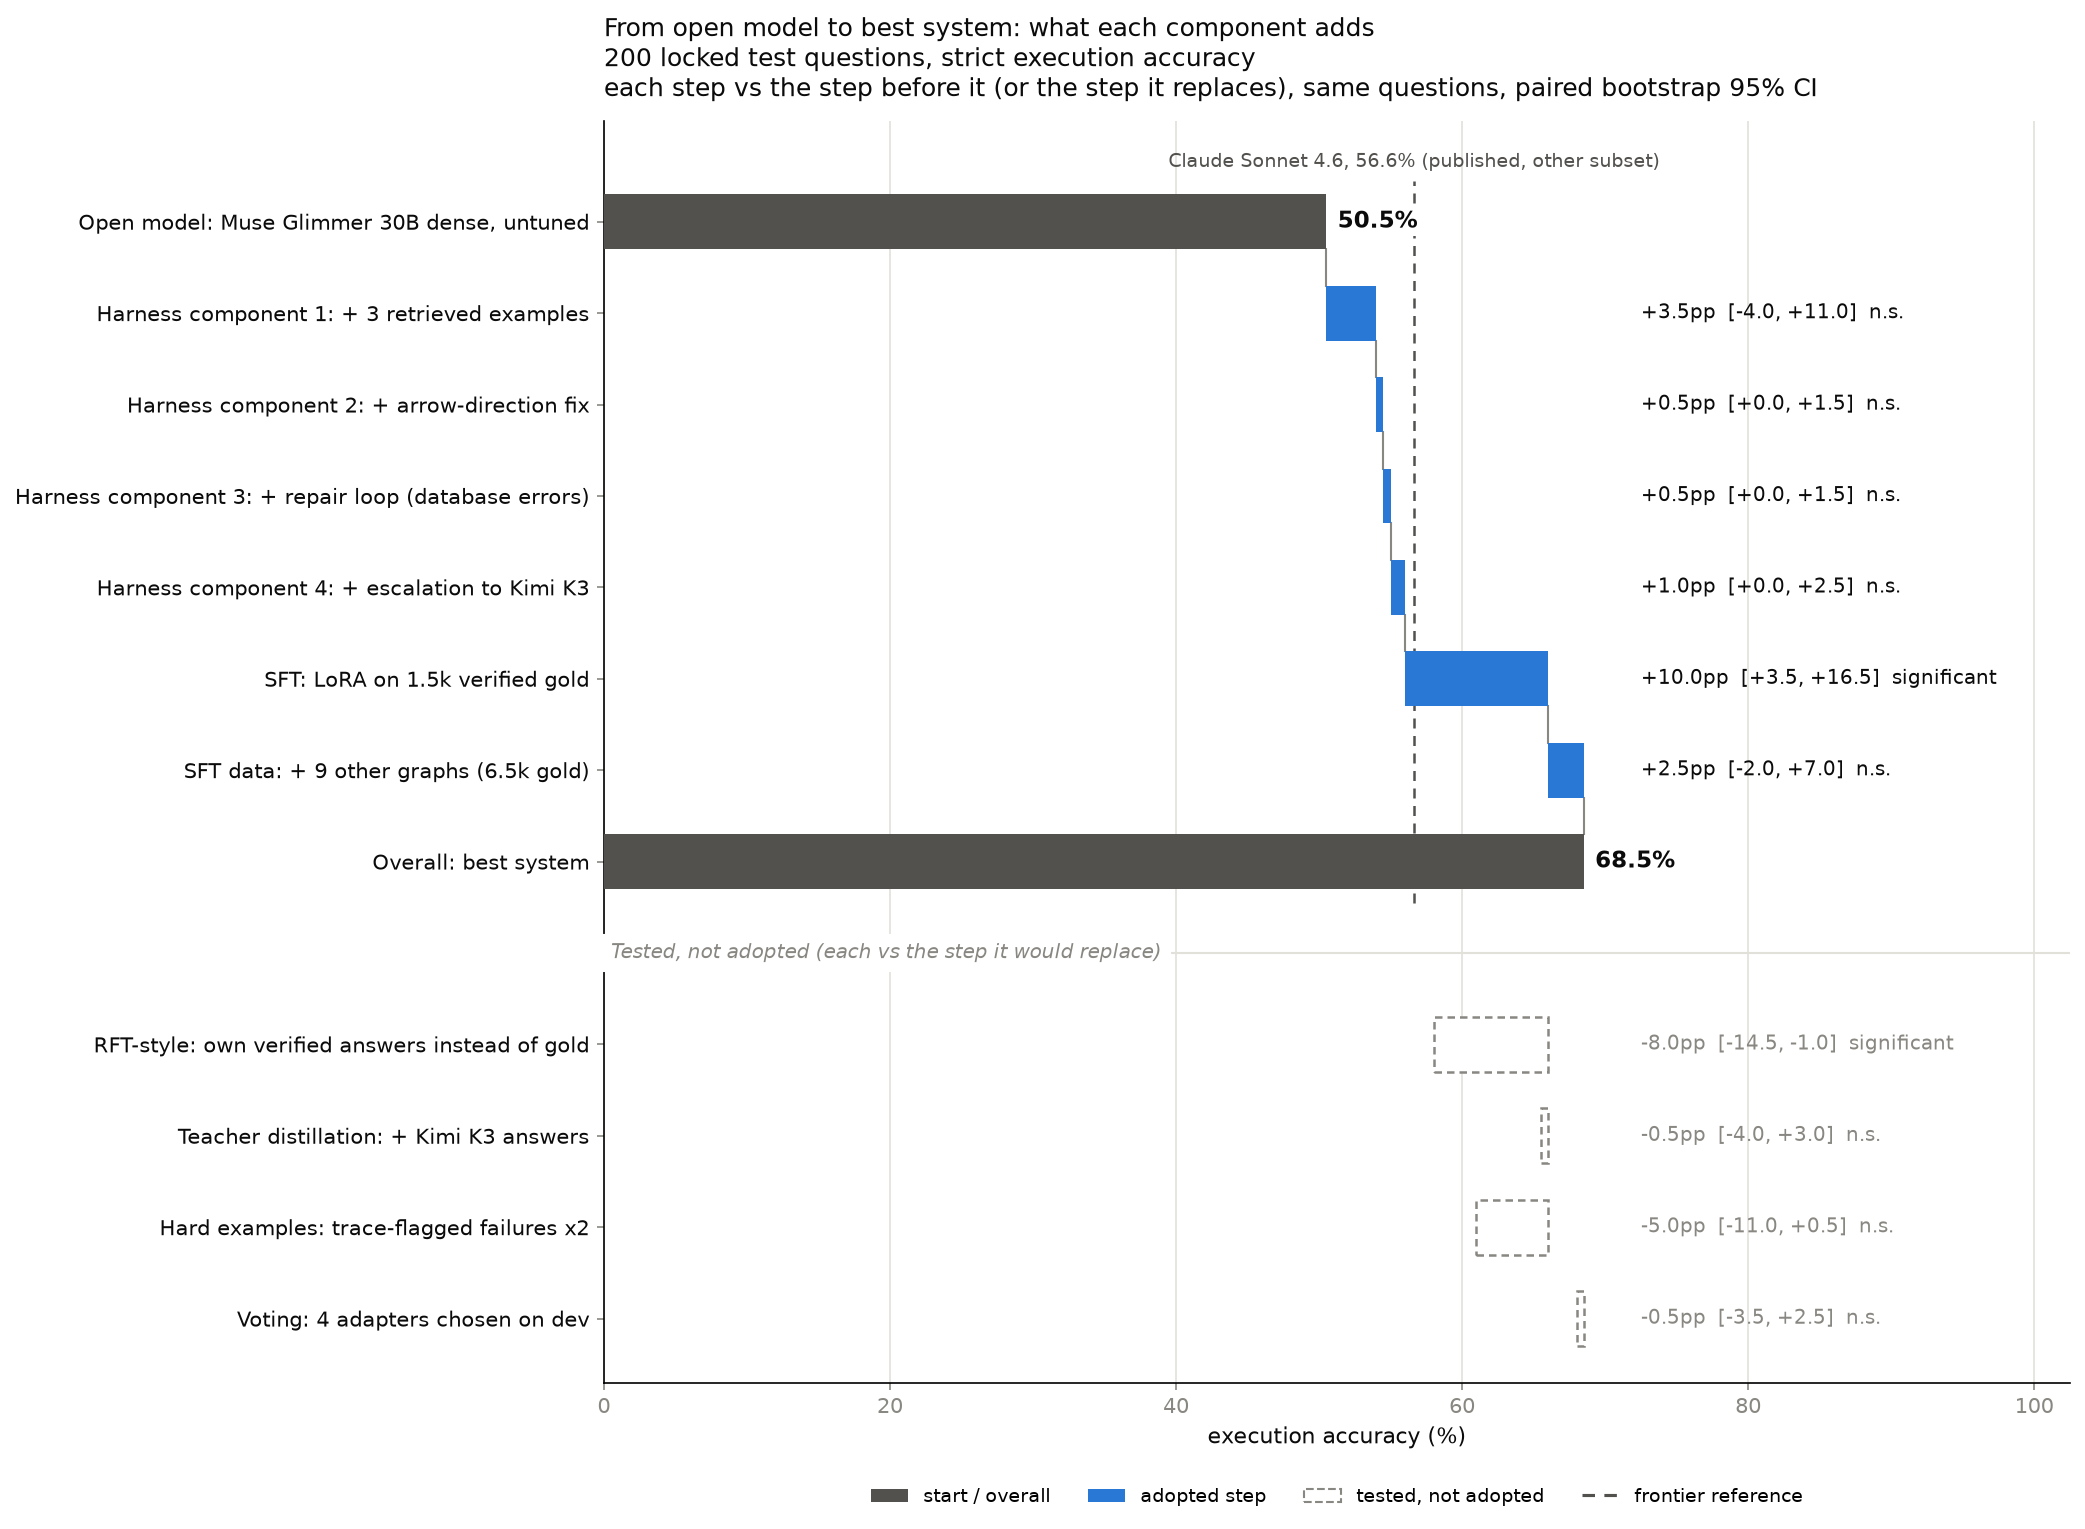

Recreate this plot in Python.
"""Waterfall: how each component moves accuracy from the open model to our best system.

  python dashboard/waterfall.py           # run from hackathon/cypher/; writes dashboard/waterfall.png
  python dashboard/waterfall.py --valid   # on the 175 audited-fair questions -> waterfall_valid.png

Each step is one result file read at one stage, compared with the previous step on the same questions (paired
bootstrap 95% CI, compare.py). Steps that were tested but not adopted (they did not beat the step before) are drawn
hollow and do not move the running total. The frontier is a published number on another subset, so it is a reference
line, not a step (it is omitted with --valid, where it would not be comparable).
"""
import json, os, sys

import matplotlib
matplotlib.use("Agg")
import matplotlib.pyplot as plt
from matplotlib.lines import Line2D
from matplotlib.patches import Patch

HERE = os.path.dirname(os.path.abspath(__file__))
ROOT = os.path.dirname(HERE)
sys.path.insert(0, ROOT)
import metrics  # noqa: E402
from compare import compare  # noqa: E402

VALID_ONLY = "--valid" in sys.argv
AUDIT = {r["id"]: r["label"] for r in (json.loads(l) for l in open(os.path.join(ROOT, "data", "test_audit.jsonl")))}

START = ("Open model: Muse Glimmer 30B dense, untuned", "r1_base", "first")
# (label, file, stage, adopted, compare_with). An adopted step becomes the new running total. A non-adopted step is an
# alternative, compared with the step it would have replaced (compare_with = that step's file and stage).
STEPS = [
    ("Harness component 1: + 3 retrieved examples", "r5_full", "first", True, None),
    ("Harness component 2: + arrow-direction fix", "r5_full", "fix", True, None),
    ("Harness component 3: + repair loop (database errors)", "r5_full", "repair", True, None),
    ("Harness component 4: + escalation to Kimi K3", "r5_full", "escalate", True, None),
    ("SFT: LoRA on 1.5k verified gold", "r6_ft1", "escalate", True, None),
    ("SFT data: + 9 other graphs (6.5k gold)", "r6bx_ftbx", "escalate", True, None),
    ("RFT-style: own verified answers instead of gold", "r7_ftd", "escalate", False, ("r6_ft1", "escalate")),
    ("Teacher distillation: + Kimi K3 answers", "r6kd_ftkd", "escalate", False, ("r6_ft1", "escalate")),
    ("Hard examples: trace-flagged failures x2", "r6hf_fthf", "escalate", False, ("r6_ft1", "escalate")),
    ("Voting: 4 adapters chosen on dev", "r20_vote_devpick", "first", False, None),
]
FRONTIER = 56.63  # claude-sonnet-4.6 zero-shot, CypherGuard (arxiv.org/html/2610.41755)

INK, INK2, MUTED, GRID = "#0b0b0b", "#52514e", "#898781", "#e1e0d9"
NOTE_GAP = 4  # the delta-label column starts this far right of the longest bar (and the frontier line)
CLEAR = dict(facecolor="white", edgecolor="none", pad=1.5)
UP, HOLD, TOTAL = "#2a78d6", "#c3c2b7", "#52514e"


def correct_by_id(tag, stage):
    doc = json.load(open(os.path.join(ROOT, "results", f"{tag}.json")))
    return {r["id"]: metrics.cut(r, stage)["outcome"] == "correct" for r in doc["rows"]
            if not VALID_ONLY or AUDIT.get(r["id"]) not in ("gold_wrong", "ambiguous")}


def main():
    current = correct_by_id(*START[1:])
    start_acc = 100 * sum(current.values()) / len(current)
    chain = [(START[0], 0, start_acc, "total", "")]  # the waterfall itself: start, adopted steps, overall
    tried = []                                        # alternatives that were tested and not adopted
    level = start_acc
    for label, tag, stage, adopted, compare_with in STEPS:
        if not os.path.exists(os.path.join(ROOT, "results", f"{tag}.json")):
            continue
        new = correct_by_id(tag, stage)
        ref = correct_by_id(*compare_with) if compare_with else current
        r = compare(ref, new)
        diff, (lo, hi) = 100 * r["diff"], r["ci95"]
        sig = "significant" if lo > 0 or hi < 0 else "n.s."
        note = f"{diff:+.1f}pp  [{100 * lo:+.1f}, {100 * hi:+.1f}]  {sig}"
        if adopted:
            chain.append((label, level, level + diff, "up", note))
            level += diff
            current = new
        else:  # drawn from the level of the step it is compared with
            ref_level = 100 * sum(ref.values()) / len(ref)
            tried.append((label, ref_level, ref_level + diff, "hold", note))
    chain.append(("Overall: best system", 0, level, "total", ""))

    # rows top to bottom: chain, a gap row, then the tested-but-not-adopted block
    n_rows = len(chain) + (1 + len(tried) if tried else 0)
    fig, ax = plt.subplots(figsize=(14, 0.62 * n_rows + 2.2), dpi=150)
    top = n_rows - 1
    chain_y = [top - k for k in range(len(chain))]
    tried_y = [top - len(chain) - 1 - k for k in range(len(tried))]

    ends = [max(a, b) for _, a, b, _, _ in chain + tried] + ([] if VALID_ONLY else [FRONTIER])
    NOTE_X = max(ends) + NOTE_GAP  # one aligned column, clear of every bar and the frontier line
    prev_end, prev_y = None, None
    for y, (label, a, b, kind, note) in zip(chain_y, chain):
        lo_, hi_ = min(a, b), max(a, b)
        if kind == "total":
            ax.barh(y, hi_, height=0.6, color=TOTAL, zorder=3)
            ax.text(hi_ + 0.8, y, f"{hi_:.1f}%", va="center", fontsize=11, color=INK, fontweight="bold", bbox=CLEAR, zorder=4)
        elif kind == "frontier":
            ax.barh(y, hi_, height=0.6, color="white", edgecolor=INK2, hatch="//", linewidth=1)
            ax.text(hi_ + 0.8, y, f"{hi_:.1f}%  (reference, not a step)", va="center", fontsize=9.5, color=INK2)
            continue  # not part of the chain: no connectors to or from it
        else:
            ax.barh(y, max(hi_ - lo_, 0.25), left=lo_, height=0.6, color=UP, zorder=3)
            ax.text(NOTE_X, y, note, va="center", fontsize=9.5, color=INK, zorder=4)
        if prev_end is not None:  # connector: previous running total down to this bar
            ax.plot([prev_end, prev_end], [prev_y - 0.3, y + 0.3], color=MUTED, linewidth=1)
        prev_end, prev_y = (hi_ if kind == "total" else b), y

    if not VALID_ONLY:  # frontier: a reference line over the chain rows, not a step (published, other subset)
        ax.plot([FRONTIER, FRONTIER], [chain_y[-1] - 0.45, top + 0.45], color=INK2, linestyle=(0, (4, 3)), linewidth=1.2,
                zorder=2)
        ax.text(FRONTIER, top + 0.55, f"Claude Sonnet 4.6, {FRONTIER:.1f}% (published, other subset)",
                ha="center", va="bottom", fontsize=9, color=INK2)

    if tried:
        gap_y = top - len(chain)
        ax.axhline(gap_y, color=GRID, linewidth=1)
        ax.text(0.5, gap_y, "Tested, not adopted (each vs the step it would replace)", va="center", fontsize=9.5,
                color=MUTED, style="italic", backgroundcolor="white")
        for y, (label, a, b, kind, note) in zip(tried_y, tried):
            lo_, hi_ = min(a, b), max(a, b)
            ax.barh(y, max(hi_ - lo_, 0.25), left=lo_, height=0.6, color="white", edgecolor=MUTED, linewidth=1.2,
                    linestyle=(0, (3, 2)))
            ax.text(NOTE_X, y, note, va="center", fontsize=9.5, color=MUTED, zorder=4)

    labels = {y: c[0] for y, c in zip(chain_y, chain)} | {y: t[0] for y, t in zip(tried_y, tried)}
    ax.set_yticks(list(labels), list(labels.values()), fontsize=10)
    ax.set_ylim(-0.7, top + 1.1)
    ax.tick_params(colors=MUTED)
    ax.tick_params(axis="y", labelcolor=INK)
    ax.set_xlim(0, NOTE_X + 30)
    ax.set_xticks(range(0, 101, 20))
    ax.set_xlabel("execution accuracy (%)", fontsize=10.5, color=INK)
    ax.xaxis.grid(True, color=GRID)
    ax.set_axisbelow(True)
    for s in ("top", "right"):
        ax.spines[s].set_visible(False)
    scope = "175 audited-fair test questions" if VALID_ONLY else "200 locked test questions, strict execution accuracy"
    ax.set_title(f"From open model to best system: what each component adds\n{scope}\n"
                 f"each step vs the step before it (or the step it replaces), same questions, paired bootstrap 95% CI",
                 loc="left", fontsize=12, color=INK, pad=12)
    ax.legend(handles=[Patch(facecolor=TOTAL, label="start / overall"), Patch(facecolor=UP, label="adopted step"),
                       Patch(facecolor="white", edgecolor=MUTED, linestyle="--", label="tested, not adopted")]
              + ([Line2D([0], [0], color=INK2, linestyle=(0, (4, 3)), label="frontier reference")] if not VALID_ONLY else []),
              loc="upper center", bbox_to_anchor=(0.5, -0.07), ncol=4, fontsize=9, frameon=False)  # below the axis
    fig.tight_layout()
    out = os.path.join(HERE, "waterfall_valid.png" if VALID_ONLY else "waterfall.png")
    fig.savefig(out, facecolor="white", bbox_inches="tight")
    print("wrote", os.path.relpath(out, ROOT), f"start {start_acc:.1f}% -> overall {level:.1f}%")


if __name__ == "__main__":
    main()
